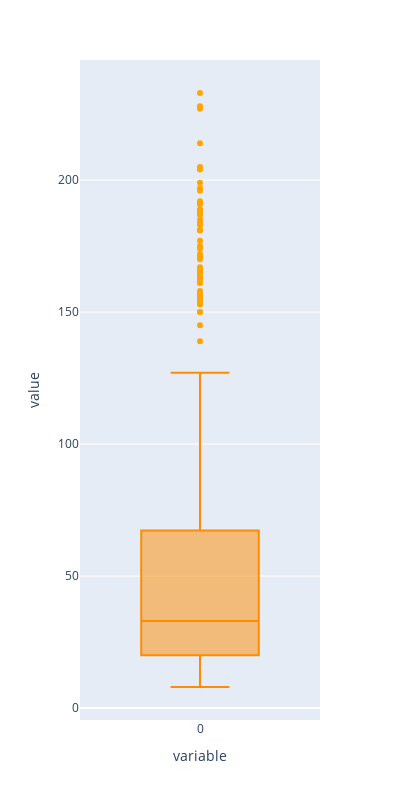

Notebook code cell kept with this figure:
### Code cell
import plotly.express as px
fig = plt.figure(figsize=(10,5))

fig = px.box(correct_pred, width=400, height=800)

# Mise à jour de la couleur du tracé
fig.update_traces(marker_color='orange', line_color='darkorange')


# Affichage de la figure
fig.show()

### Figure 1 — Plotly figure (JSON) as saved in the notebook; plotly's stock layout.template omitted (floating-point values rounded to 4 significant figures; data arrays with more than 128 entries replaced by an {"elided": "..."} marker saying what was removed)
{"data": [{"alignmentgroup": "True", "hovertemplate": "variable=%{x}<br>value=%{y}<extra></extra>", "legendgroup": "", "line": {"color": "darkorange"}, "marker": {"color": "orange"}, "name": "", "notched": false, "offsetgroup": "", "orientation": "v", "showlegend": false, "type": "box", "x": {"elided": "485 str values"}, "x0": " ", "xaxis": "x", "y": {"elided": "485 int values"}, "y0": " ", "yaxis": "y"}], "layout": {"boxmode": "group", "height": 800, "legend": {"tracegroupgap": 0}, "margin": {"t": 60}, "width": 400, "xaxis": {"anchor": "y", "autorange": true, "domain": [0, 1], "range": [-0.5, 0.5], "title": {"text": "variable"}, "type": "category"}, "yaxis": {"anchor": "x", "autorange": true, "domain": [0, 1], "range": [-4.5, 245.5], "title": {"text": "value"}, "type": "linear"}}}
